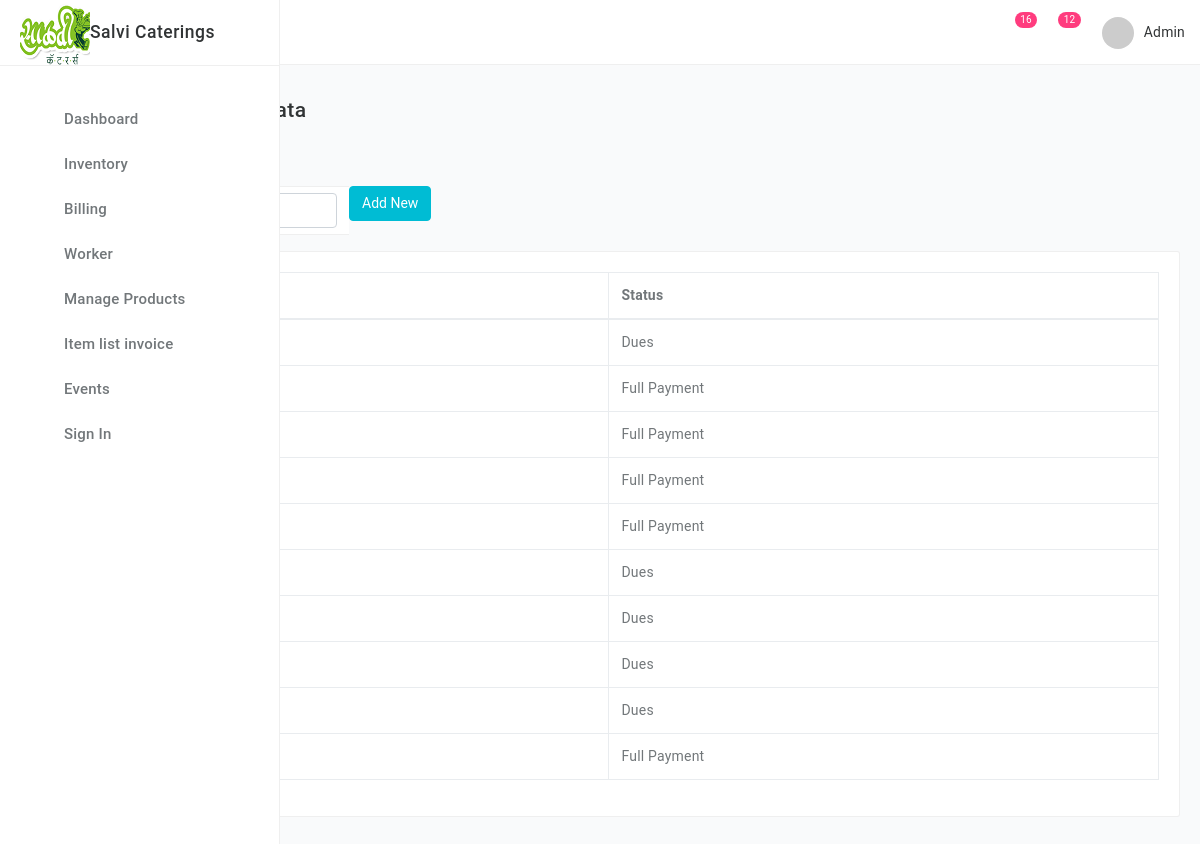
/inventory_hotel_details.php, run on the app's committed database.
### tables this page shows
CREATE TABLE `hotel_info` (
  `t_id` int(11) NOT NULL,
  `date` date NOT NULL,
  `subtotal` float NOT NULL,
  `paid` float NOT NULL,
  `total` float NOT NULL,
  `up_dt` date NOT NULL,
  `status` varchar(20) NOT NULL
);

### inventory_hotel_details.php (the view, shortened to what this page needs)
<?php include 'header.php';?>
<?php include "db.php";?>
      <main class="main-content bgc-grey-100">
        <div id="mainContent">
          <div class="container-fluid">
          	<h4 class="c-grey-900 mT-10 mB-30">Hotel Inventory Data</h4>
                    <div class="row">
      							   <div class="col-md-6">
                      <label class="fw-500">Search by date</label>
                      <div class="timepicker-input input-icon form-group">
                        <div class="input-group">
                        <div class="input-group-addon bgc-white bd bdwR-0">
                        </div>
                        <a href="add_inventory_hotel.php"> <button type="button"  name='add' class="btn btn-info add-new"><i class="icon-plus"></i> Add New</button></a>
                      </div>
                    </div>
                    </div>
      							</div>
      							</div>
      						</div>
		<div class="row">
      		<div class="col-md-12">
      			<div class="bgc-white bd bdrs-3 p-20 mB-20">
      				<?php
					echo "<table class='table table-bordered' id='myTable'>
      					<thead>
      						<tr>
      							<th scope='col'>Date</th>
      							<th scope='col'>Status</th>
      						</tr>
      					</thead>";
       $query = "SELECT * FROM hotel_info WHERE 1 ";
        $query .= " ORDER BY date DESC";
        $Records = mysqli_query($con,$query);
        if(mysqli_num_rows($Records) > 0){
          while($Record = mysqli_fetch_assoc($Records)){
            $tid=$Record['t_id'];
            $date= $Record['date'];
            $st=$Record['status'];
            echo "<tr>";
            echo "<td><a href='stock_details.php?id=$tid'>". $date ."</a></td>";
  echo "<td>". $st ."</td>";
            echo "</tr>";
          }
        }else{
          echo "<tr>";
          echo "<td colspan='4'>No record found.</td>";
          echo "</tr>";
        }
        ?>
</table>
	</div>
	</div>
	</div>
	</div>
	</div>
	 <?php include 'footer.php';?>

### data on the page
hotel_info: status "Dues"
hotel_info: status "Full Payment"
hotel_info: status "Full Payment"
hotel_info: status "Full Payment"
hotel_info: status "Full Payment"
hotel_info: status "Dues"
hotel_info: status "Dues"
hotel_info: status "Dues"
hotel_info: status "Dues"
hotel_info: status "Full Payment"

### other printed values
$cntitem "16"
$cntevent "12"
